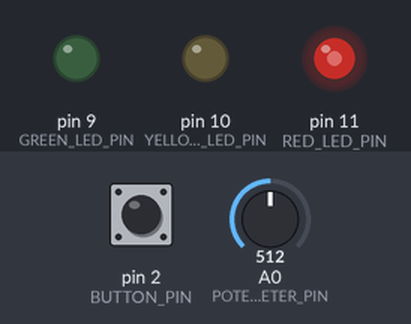
Bench run of a sketch on a simulated Arduino Uno, built with avr-gcc and run on an emulated ATmega328P. On the bench: output pins drawn as LEDs (lit = HIGH). The test bench sets the inputs (shaded band); at power-on: pin 2 (BUTTON_PIN) HIGH, A0 (POTENTIOMETER_PIN) = 512. What the sketch prints to the serial monitor is not drawn.

Above: at 1.2 s.
1.3 s: pin 2 (BUTTON_PIN) pulled LOW for 0.15 s
At 2.0 s:
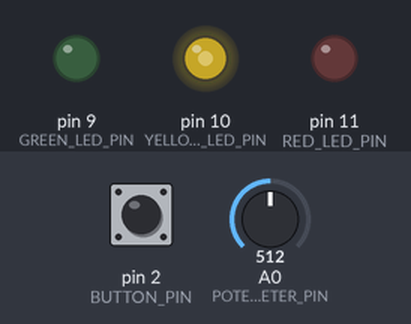
4.4 s: A0 (POTENTIOMETER_PIN) set to 716
7.4 s: A0 (POTENTIOMETER_PIN) set to 900
At 8.6 s:
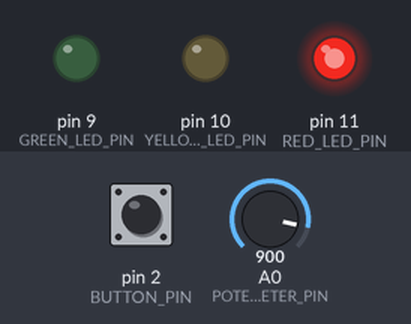
9.8 s: pin 2 (BUTTON_PIN) pulled LOW for 1 s
At 10.9 s:
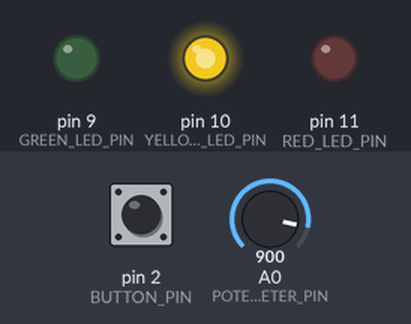
13.3 s: A0 (POTENTIOMETER_PIN) set to 122
16.3 s: pin 2 (BUTTON_PIN) pulled LOW for 3.2 s
At 17.6 s:
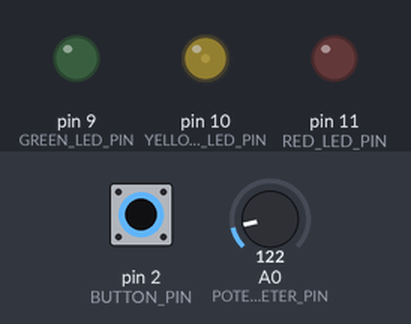
Timing chart, 0 to 25.3 s (numbered marks = the images above; inputs shaded):
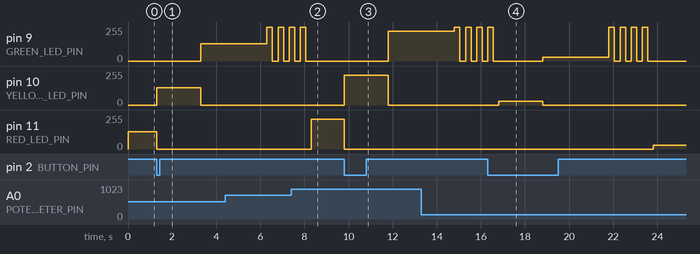

The sketch:

led.ino
```cpp
#define RED_LED_PIN 11
#define YELLOW_LED_PIN 10
#define GREEN_LED_PIN 9

#define BUTTON_PIN 2
#define POTENTIOMETER_PIN A0


#include "Led.h"
#include "PushButton.h"
#include "Blinker.h"
#include "TrafficLight.h"
#include "Potentiometer.h"

//PushButton button(BUTTON_PIN, true, true);
PushButton button(BUTTON_PIN, true, true);
Potentiometer potentiometer(POTENTIOMETER_PIN);

Led redLed(RED_LED_PIN);
Led yellowLed(YELLOW_LED_PIN);
Led greenLed(GREEN_LED_PIN);

Blinker redBlinker(redLed);
Blinker yellowBlinker(yellowLed, 1000);
Blinker greenBlinker(greenLed, 250);

Led stub(7);

TrafficLight trafficLight(redLed, yellowLed, greenLed, greenBlinker, button, potentiometer);

void setup(){
  Serial.begin(115200);
  trafficLight.init();

  //test_init();
}

void loop(){
  //test_loop();
  trafficLight.update();

  Serial.println(potentiometer.getValue());

  if(button.isPressed()){
    Serial.println("Button is pressed");
  } else {
    //Serial.println("Button is NOT pressed");
  }
}


void test_init(){
  redBlinker.initLed();
  yellowBlinker.initLed();
  greenBlinker.initLed();

  stub.init();
  button.init();
}

void test_loop(){
  unsigned long second = millis()/1000;
  if(second %  2 == 0){
    stub.on();
  } else {
    stub.off();
  }

  redBlinker.update();
  yellowBlinker.update();
  greenBlinker.update();

if(button.isPressed()){
  Serial.println("Button is pressed");
  redLed.on();
  yellowLed.off();
  greenLed.on();
} else {
  Serial.println("Button is NOT pressed");
  //redLed.off();
  //yellowLed.on();
  //greenLed.off();
}

}
```

Blinker.cpp
```cpp
#include "Blinker.h"

Blinker::Blinker(Led &led){
  this->led = led;
  lastTimeBlinked = millis();
  blinkDelay = 500;
}

Blinker::Blinker(Led &led, unsigned long blinkDelay){
  this->led = led;
  lastTimeBlinked = millis();
  this->blinkDelay = blinkDelay;
}

void Blinker::initLed() {
  led.init();
}

void Blinker::toggleLed(){
  led.toggle();
}

void Blinker::update(){
  unsigned long now = millis();
  if(now-lastTimeBlinked > blinkDelay) {
    toggleLed();
    lastTimeBlinked = now;
  }
}
```

Blinker.h
```cpp
#ifndef LED_BLINKER_H
#define LED_BLINKER_H

#include <Arduino.h>
#include "Led.h"

class Blinker {
  private:
    Led led;
    unsigned long lastTimeBlinked;
    unsigned long blinkDelay;


    void toggleLed();

  public:
    Blinker(){}//do not use
    Blinker(Led &led);
    Blinker(Led &led, unsigned long blinkDelay);

    void initLed();

    void update();

  //getters and setters
    unsigned long getBlinkDelay(){
      return blinkDelay;
    };
    void setBlinkDelay(unsigned long blinkDelay){
      this->blinkDelay = blinkDelay;
    };
};


#endif
```

Led.cpp
```cpp
#include "Led.h"

  Led::Led(byte pin){
    this->pin = pin;
    state = LOW;
  }

  void Led::init(){
    pinMode(pin, OUTPUT);
  }

  void Led::init(byte defaultState){
    init();
    if(defaultState == HIGH){
      on();
    }else{
      off();
    }
  }

  void Led::on(){
    state = HIGH;
    digitalWrite(pin, HIGH);
  }
  void Led::on(byte brightness){
    state = HIGH;
    analogWrite(pin, brightness);
  }

  void Led::off(){
    state = LOW;
    digitalWrite(pin, LOW);
  }

  void Led::toggle(){
    if(state == LOW){
      on();
    } else {
      off();
    }
  }

  bool Led::isPoweredOn(){
    return (state == HIGH);
  }
```

Led.h
```cpp
#ifndef LED_H
#define LED_H

#include <Arduino.h>

class Led {
  private:
    byte pin;
    byte state;
  public:
  Led(){} //do not use
  Led(byte pin);

  void init();
  void init(byte defaultState);

  void on();
  void on(byte brightness);
  void off();

  void toggle();
  bool isPoweredOn();

};

#endif
```

Potentiometer.cpp
```cpp
#include "Potentiometer.h"

Potentiometer::Potentiometer(byte pin){
  this->pin=pin;
}

int Potentiometer::getValue(){
  return analogRead(pin);

}
```

Potentiometer.h
```cpp
#ifndef POTENTIOMETER_H
#define POTENTIOMETER_H

#include <Arduino.h>

class Potentiometer {
  private:
    byte pin;

  public:
    Potentiometer(){}//do not use
    Potentiometer(byte pin);

    int getValue();

};
#endif
```

PushButton.cpp
```cpp
#include "PushButton.h"


PushButton::PushButton(byte pin, bool isPullUp, bool internalPullUpActivated){
  this->pin = pin;
  this->isPullUp = isPullUp;
  this->internalPullUpActivated= internalPullUpActivated;
  lastTimeStateChanged = millis();
  debounceDelay = 50;
}

void PushButton::init(){
  if(isPullUp && internalPullUpActivated){
      pinMode(pin, INPUT_PULLUP);
  } else {
      pinMode(pin, INPUT);
  }

  state = digitalRead(pin);
}


void PushButton::readState() {
  unsigned long timeNow = millis();

  if(timeNow - lastTimeStateChanged > debounceDelay) {
    byte newState = digitalRead(pin);
    if(newState != state){
      state = newState;
      lastTimeStateChanged = timeNow;
    }
  }
}

bool PushButton::isPressed() {
  readState();
  if(isPullUp){
    return (state == LOW);
  }else {
    return (state == HIGH);
  }
}
```

PushButton.h
```cpp
#ifndef PUSH_BUTTON_H
#define PUSH_BUTTON_H

#include <Arduino.h>


class PushButton {
  private:
    byte pin;
    byte state;

    bool isPullUp;
    bool internalPullUpActivated;
    unsigned long lastTimeStateChanged;
    unsigned long debounceDelay;

    void readState();

  public:
    PushButton(){} //do not use
    PushButton(byte pin, bool isPullUp, bool internalPullUpActivated);

    void init();

    bool isPressed();

};
#endif
```

TrafficLight.cpp
```cpp
#include "TrafficLight.h"


void TrafficLight::init(){
  updateLedsBrightBrightness();
  redLed.init();
  yellowLed.init();
  greenBlinker.initLed();
  button.init();

  transitionStart = 0;
  switchState("RED");
  //delay(100);
  button.isPressed();

}

/*
 * 2 sec yellow
 * 2 sec green
 * 2 sec blinking
 */
void TrafficLight::update(){
  updateLedsBrightBrightness();

  if(button.isPressed() && getState()=="RED"){
    transitionStart = millis();
    switchState("YELLOW");
    return;
  }
  if(isStarted()){
    unsigned long secs =(millis()-transitionStart )/1000;
    if(secs==2 && getState()== "YELLOW"){
      switchState("GREEN");
    }
    if(secs>4 && secs<7){
      switchState("BLINK");
    }
    if(secs>=7){
      transitionStart = 0;
      switchState("RED");
    }

  }

}

void  TrafficLight::updateLedsBrightBrightness(){
   ledsBrightness = potentiometer.getValue()/4;
}

void TrafficLight::switchState(String newState){
  this->state = newState;
  Serial.println("STATE:" +state);

  if(newState == "RED"){
    redLed.on(ledsBrightness);
    yellowLed.off();
    greenLed.off();
  }
  if(newState == "YELLOW"){
    yellowLed.on(ledsBrightness);
    redLed.off();
    greenLed.off();
  }
  if(newState == "GREEN"){
    greenLed.on(ledsBrightness);
    redLed.off();
    yellowLed.off();
  }
   if(newState == "BLINK"){
    greenBlinker.update();
    redLed.off();
    yellowLed.off();
  }

}

boolean TrafficLight::isStarted(){
  return (transitionStart > 0);
}
```

TrafficLight.h
```cpp
#ifndef TRAFFIC_LIGHT_H
#define TRAFFIC_LIGHT_H

#include <Arduino.h>
#include "Led.h"
#include "Blinker.h"
#include "PushButton.h"
#include "Potentiometer.h"

enum LightState { RED, YELLOW, GREEN, BLINK };

class TrafficLight {
  private:
    Led redLed;
    Led yellowLed;
    Led greenLed;
    Blinker greenBlinker;
    PushButton button;
    Potentiometer potentiometer;
    unsigned long transitionStart;
    byte ledsBrightness;

    bool isStarted();
    String state;

    void switchState(String state);
    void updateLedsBrightBrightness();


  public:
  TrafficLight(){}//do not use
  TrafficLight(Led redLed, Led yellowLed, Led greenLed, Blinker greenBlinker, PushButton button, Potentiometer potentiometer){
    this->redLed = redLed;
    this->yellowLed = yellowLed;
    this->greenLed = greenLed;
    this->greenBlinker = greenBlinker;
    this->button = button;
    this->potentiometer = potentiometer;
  }

  void init();

  void update();

  //getters and setters
  String getState(){return this->state;}


};


#endif
```

Measured:
- after the input at 1.3 s, pin 9 (GREEN_LED_PIN): 0/255 → 128/255 after 2.0 s; pin 10 (YELLOW_LED_PIN): 0/255 → 128/255 at once, → 0/255 2.0 s later; pin 11 (RED_LED_PIN): 128/255 → 0/255 at once
- after the input at 7.4 s, pin 11 (RED_LED_PIN): 0/255 → 225/255 after 0.90 s
- after the input at 9.8 s, pin 9 (GREEN_LED_PIN): 0/255 → 225/255 after 2.0 s; pin 10 (YELLOW_LED_PIN): 0/255 → 225/255 at once, → 0/255 2.0 s later; pin 11 (RED_LED_PIN): 225/255 → 0/255 at once
- after the input at 16.3 s, pin 10 (YELLOW_LED_PIN): 0/255 → 30/255 after 0.51 s, → 0/255 2.0 s later; pin 11 (RED_LED_PIN): 0/255 → 30/255 after 7.5 s
